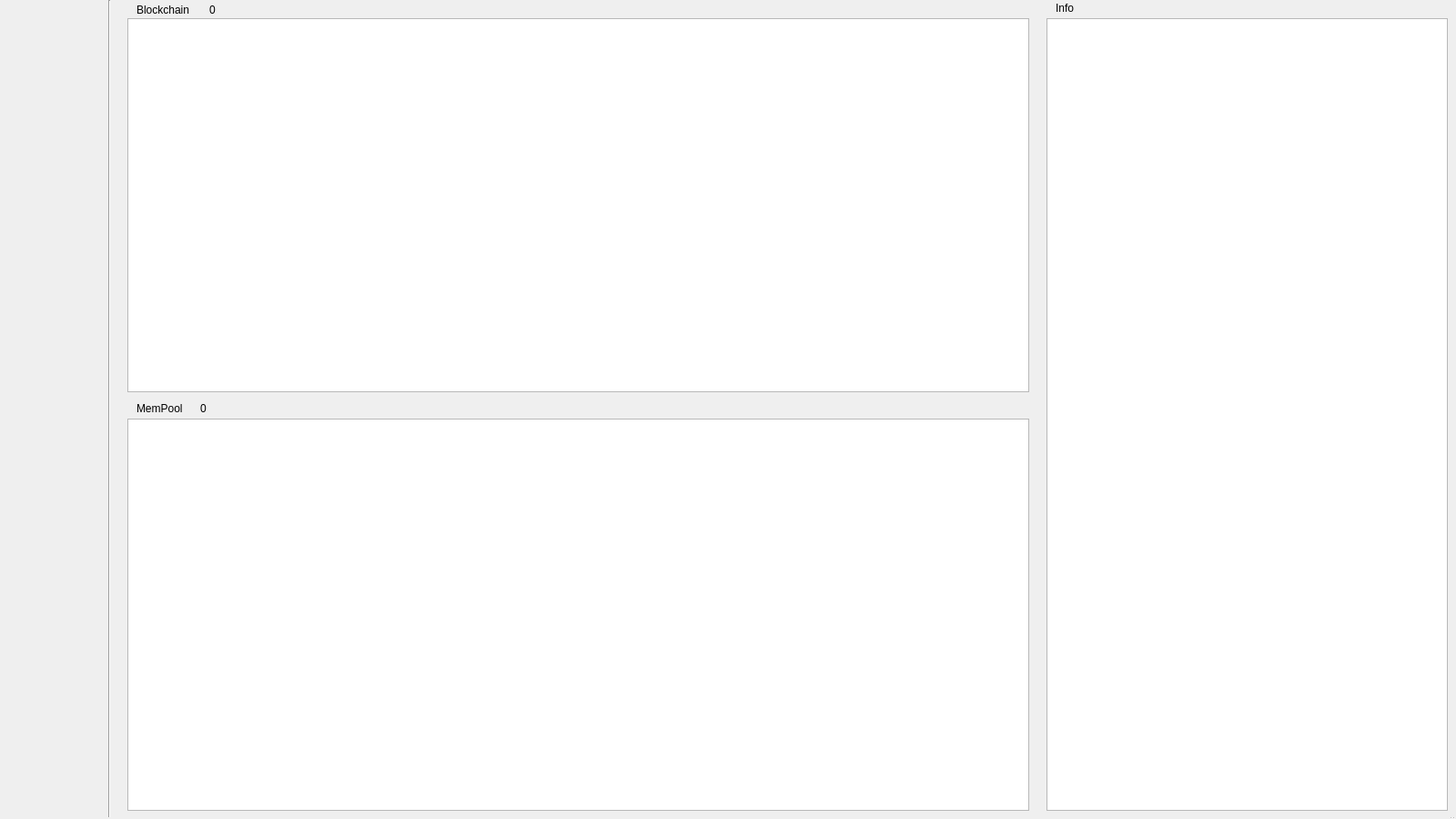
<?xml version="1.0" encoding="UTF-8"?>
<ui version="4.0">
 <class>MainWindow</class>
 <widget class="QMainWindow" name="MainWindow">
  <property name="geometry">
   <rect>
    <x>0</x>
    <y>0</y>
    <width>1600</width>
    <height>900</height>
   </rect>
  </property>
  <property name="windowTitle">
   <string>Bitcoin Inspector</string>
  </property>
  <widget class="QWidget" name="centralWidget">
   <widget class="QGraphicsView" name="MemPool_GraphicsView">
    <property name="geometry">
     <rect>
      <x>140</x>
      <y>460</y>
      <width>991</width>
      <height>431</height>
     </rect>
    </property>
    <property name="sizeAdjustPolicy">
     <enum>QAbstractScrollArea::AdjustIgnored</enum>
    </property>
    <property name="sceneRect">
     <rectf>
      <x>0.000000000000000</x>
      <y>0.000000000000000</y>
      <width>0.000000000000000</width>
      <height>0.000000000000000</height>
     </rectf>
    </property>
   </widget>
   <widget class="QLabel" name="MemPool_label">
    <property name="geometry">
     <rect>
      <x>150</x>
      <y>440</y>
      <width>71</width>
      <height>17</height>
     </rect>
    </property>
    <property name="text">
     <string>MemPool</string>
    </property>
   </widget>
   <widget class="QPlainTextEdit" name="Info_PlainText">
    <property name="geometry">
     <rect>
      <x>1150</x>
      <y>20</y>
      <width>441</width>
      <height>871</height>
     </rect>
    </property>
    <property name="readOnly">
     <bool>true</bool>
    </property>
   </widget>
   <widget class="QLabel" name="Info_label">
    <property name="geometry">
     <rect>
      <x>1160</x>
      <y>0</y>
      <width>31</width>
      <height>17</height>
     </rect>
    </property>
    <property name="text">
     <string>Info</string>
    </property>
   </widget>
   <widget class="QGraphicsView" name="Blockchain_GraphicsView">
    <property name="geometry">
     <rect>
      <x>140</x>
      <y>20</y>
      <width>991</width>
      <height>411</height>
     </rect>
    </property>
   </widget>
   <widget class="QLabel" name="Blockchain_label">
    <property name="geometry">
     <rect>
      <x>150</x>
      <y>0</y>
      <width>81</width>
      <height>21</height>
     </rect>
    </property>
    <property name="text">
     <string>Blockchain</string>
    </property>
   </widget>
   <widget class="QLabel" name="MemPoolCounter_label">
    <property name="geometry">
     <rect>
      <x>220</x>
      <y>440</y>
      <width>71</width>
      <height>17</height>
     </rect>
    </property>
    <property name="text">
     <string>0</string>
    </property>
   </widget>
   <widget class="Line" name="MenuVerticalLine">
    <property name="geometry">
     <rect>
      <x>110</x>
      <y>0</y>
      <width>20</width>
      <height>900</height>
     </rect>
    </property>
    <property name="orientation">
     <enum>Qt::Vertical</enum>
    </property>
   </widget>
   <widget class="QLabel" name="BlockchainCounter_label">
    <property name="geometry">
     <rect>
      <x>230</x>
      <y>0</y>
      <width>67</width>
      <height>21</height>
     </rect>
    </property>
    <property name="text">
     <string>0</string>
    </property>
   </widget>
  </widget>
  <widget class="QStatusBar" name="statusBar">
   <property name="minimumSize">
    <size>
     <width>2</width>
     <height>2</height>
    </size>
   </property>
   <property name="mouseTracking">
    <bool>true</bool>
   </property>
  </widget>
 </widget>
 <layoutdefault spacing="6" margin="11"/>
 <resources/>
 <connections/>
</ui>
